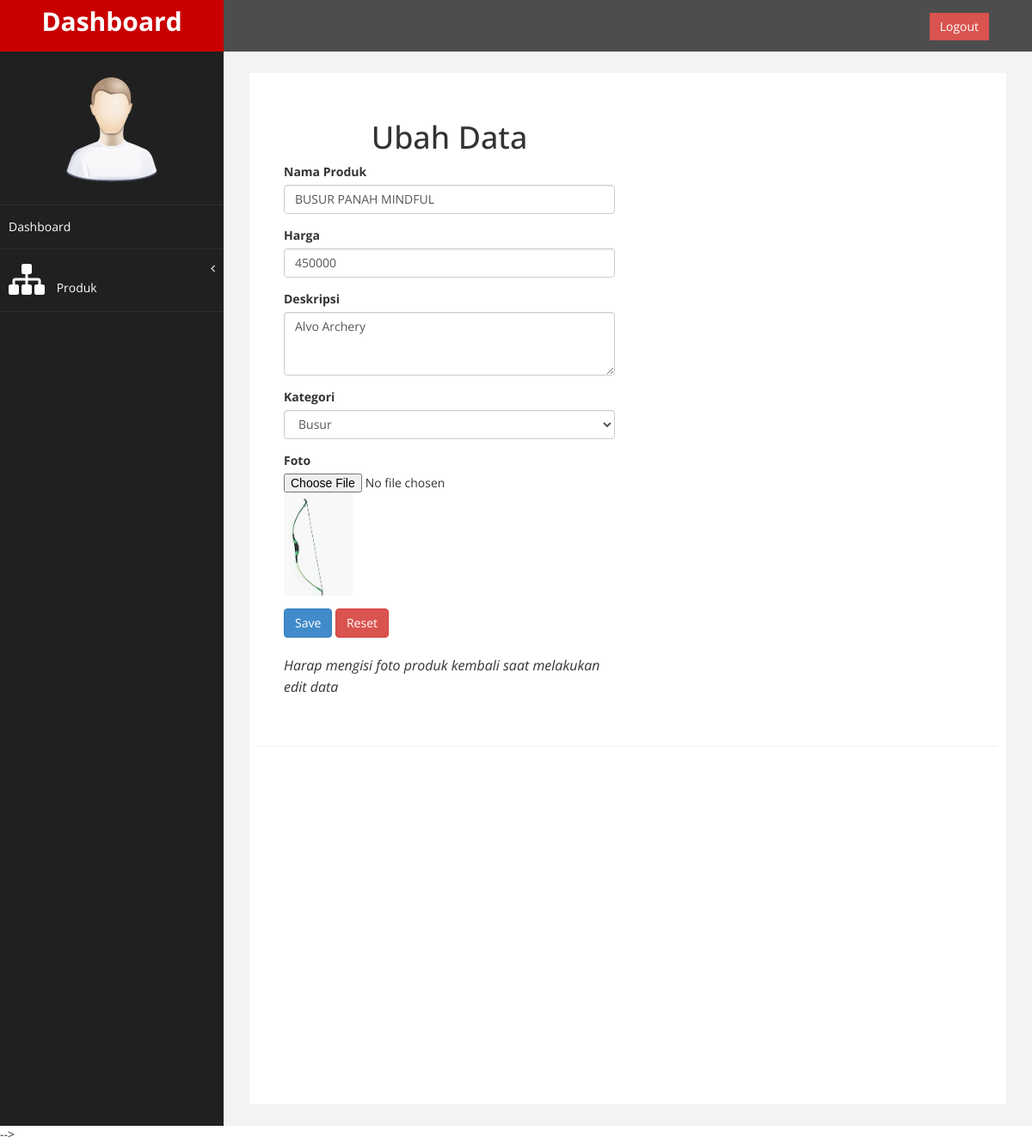
Page /admin.php?page=busur&aksi=ubah&id=18 (signed in) on the committed database.
### tables this page shows
CREATE TABLE `produk` (
  `id` int(3) NOT NULL,
  `id_kategori` int(3) NOT NULL,
  `nama_produk` varchar(50) NOT NULL,
  `deskripsi` text NOT NULL,
  `harga` int(11) NOT NULL,
  `foto` varchar(200) NOT NULL
);

CREATE TABLE `kategori` (
  `id_kategori` int(3) NOT NULL,
  `kategori` varchar(25) NOT NULL
);

### ubahbusur.php (the view, shortened to what this page needs)
<?php
  $id = @$_GET['id'];
  $query = $koneksi->query("SELECT * FROM produk p join kategori k on p.id_kategori = k.id_kategori WHERE id = '$id'");
  $tampil = $query->fetch_assoc();
?>
<div class="panel-heading">
 		<div class="panel-body">
 			<div class="row">
 				<div class="col-md-6">
 					<h1><center>Ubah Data</h1></center>
 					<form action="" method="post" enctype="multipart/form-data">
 						<div class="form-group">
 							<label>Nama Produk</label>
 							<input class="form-control" name="nama_produk" value="<?php echo $tampil['nama_produk'];?>" />
 						</div>
            <div class="form-group">
              <label>Harga</label>
              <input type="number" class="form-control" name="harga" value="<?php echo $tampil['harga'];?>"/>
            </div>
            <div class="form-group">
              <label>Deskripsi</label>
              <textarea class="form-control" rows="3" name="deskripsi"><?php echo $tampil['deskripsi'];?></textarea>
             </div>
             <div class="form-group">
              <label>Kategori</label>
              <select class="form-control" name="id_kategori"  >
                <option value="1"   <?php  if ($tampil['id_kategori']=='1') {
                  echo "selected";
                }?>>Busur</option>
              </select>
            </div>
            <div class="form-group">
              <label>Foto</label>
              <input type="file" name="foto" />
              <img src="images/<?php echo $tampil['foto'];?>" width="80 px">
            </div>
            <div>
              <input type="submit" name="Save" value="Save" class="btn btn-primary">
              <button type="reset" name="reset" class="btn btn-danger">Reset</button>
            </div>
            <p><i>Harap mengisi foto produk kembali saat melakukan edit data</i></p>
          </form>
          </div>
      </div>
    </div>
  </div>

### assets/css/custom.css (style rules this page uses)
body { font-family: 'Open Sans', sans-serif; }
p { font-size:16px; line-height:25px; padding-top:20px; }

### rows in the picture
produk: nama_produk "BUSUR PANAH MINDFUL", harga "450000", deskripsi "Alvo Archery", foto (picture)
kategori: id_kategori "Busur"
